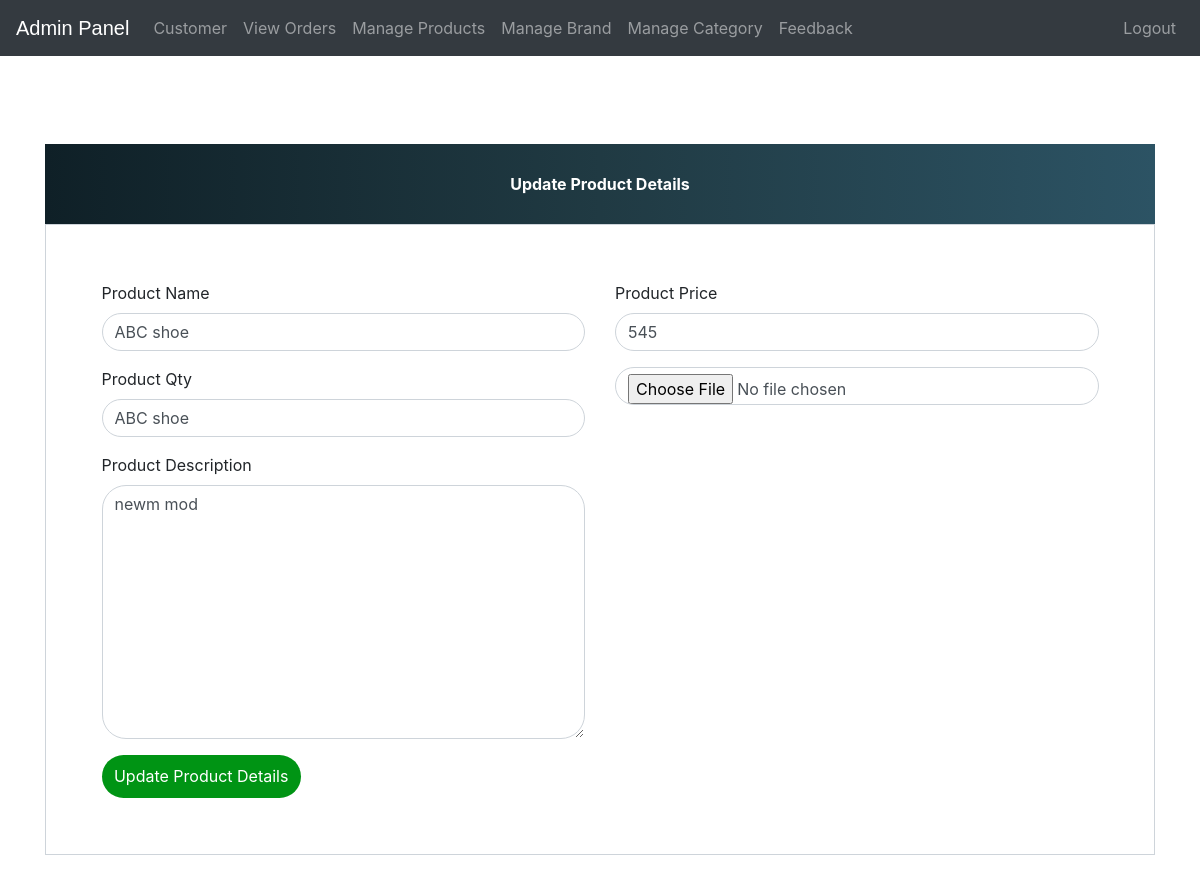
Screenshot of /update-product/3 (signed in) with the database file from the repository.
### shoeshop/models.py (models this page shows, shortened)
class Product(models.Model):
    name=models.CharField(max_length=40)
    brand_name= models.ForeignKey("Brand", on_delete=models.CASCADE,null=False)
    category= models.ForeignKey('Category', on_delete=models.CASCADE,null=True)
    size=models.PositiveIntegerField()
    quantity=models.CharField(max_length=10, null=True, blank=True)
    product_image= models.ImageField(upload_to='product_image/', null=True, blank=True)
    price = models.PositiveIntegerField()
    description=models.TextField({'rows': 3, 'cols': 30})

### shoeshop/views.py (the view)
# urls.py: path('update-product/<int:pk>', views.update_product_view,name='update-product'),
@login_required(login_url='adminlogin')
def update_product_view(request,pk):
    product=models.Product.objects.get(id=pk)
    productForm=forms.ProductForm(instance=product)
    if request.method=='POST':
        productForm=forms.ProductForm(request.POST,request.FILES,instance=product)
        if productForm.is_valid():
            productForm.save()
            return redirect('admin-products')
    return render(request,'shoeshop/admin_update_product.html',{'productForm':productForm})

### shoeshop/forms.py
class ProductForm(forms.ModelForm):
    class Meta:
        model=models.Product
        fields=['name','brand_name','category','size','quantity','price','description','product_image']

### templates/shoeshop/admin_update_product.html (shortened to what this page needs)
{% extends 'shoeshop/admin_base.html' %}
{% load widget_tweaks %}
{% block content %}
<head>
  <link href="//maxcdn.bootstrapcdn.com/bootstrap/4.1.1/css/bootstrap.min.css" rel="stylesheet" id="bootstrap-css">
  <link rel="stylesheet" href="/static/admin_update_product.css">
</head>
<br><br><br><br><br><br>
<form method="post" enctype="multipart/form-data">
  <div class="container register-form">
    <div class="form">
      <div class="note">
        <p>Update Product Details</p>
      </div>
      <div class="form-content">
        <div class="row">
          <div class="col-md-6">
            <div class="form-group">
              <label for="">Product Name</label>
              {% render_field productForm.name class="form-control" placeholder="Product Name" %}
            </div>
            <div class="form-group">
              <label for="">Product Qty</label>
              {% render_field productForm.name class="form-control" placeholder="Product Qty" %}
            </div>
            <div class="form-group">
              <label for="">Product Description</label>
              {% render_field productForm.description class="form-control" placeholder="Description" %}
            </div>
          </div>
          <div class="col-md-6">
            <div class="form-group">
              <label for="">Product Price</label>
              {% render_field productForm.price class="form-control" placeholder="Price" %}
            </div>
            <div class="form-group">
              {% render_field productForm.product_image class="form-control" placeholder="product_image" %}
            </div>
          </div>
        </div>
        <button type="submit" class="btnSubmit">Update Product Details</button>
      </div>
    </div>
  </div>
</form>
{% endblock content %}

### static/admin_base.css (style rules this page uses)
p { text-align: center; }

### static/admin_update_product.css (style rules this page uses)
.note { text-align: center; height: 80px; background: #0F2027; background: -webkit-linear-gradient(to left, #2C5364, #203A43, #0F2027); background: linear-gradient(to left, #2C5364, #203A43, #0F2027); color: #fff; font-weight: bold; line-height: 80px; }
.form-content { padding: 5%; border: 1px solid #ced4da; margin-bottom: 2%; }
.form-control { border-radius: 1.5rem; }
.btnSubmit { border: none; border-radius: 1.5rem; padding: 1%; width: 20%; cursor: pointer; background: #009414; color: #fff; }

### rows the page displays
Product: name "ABC shoe", description "newm mod", price "545"
